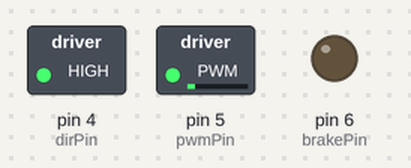
Recording of a sketch running on a simulated Arduino Uno, built with avr-gcc and run on an emulated ATmega328P. Shown: switched loads named in the sketch (green lamp = pin HIGH), output pins drawn as LEDs (lit = HIGH). Dashed ring = blinking.

Above: at 0.05 s.
Timing chart, 0 to 3.0 s (numbered marks = the images above):
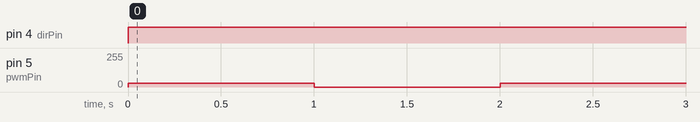

The sketch:

lora.ino
```cpp
#include <Servo.h>

//Servo motor;

int dirPin = 4;
int pwmPin = 5;
int brakePin = 6;
bool dirState;

void setup() {
pinMode(dirPin, OUTPUT);
pinMode(pwmPin, OUTPUT);
pinMode(brakePin, OUTPUT);
dirState = true;
}

void loop() {
digitalWrite(dirPin, HIGH);
analogWrite(pwmPin, 30);
delay(1000);
analogWrite(pwmPin, 0);
delay(1000);
}

// https://docs.arduino.cc/tutorials/motor-shield-rev3/msr3-controlling-dc-motor/
```

Measured:
- by itself, pin 4 (dirPin): LOW → HIGH at 0.00 s
- by itself, pin 5 (pwmPin): alternates 30/255 for 1.0 s and 0/255 for 1.0 s
